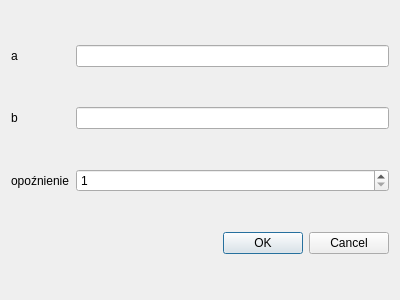
<?xml version="1.0" encoding="UTF-8"?>
<ui version="4.0">
 <class>ARXokno</class>
 <widget class="QDialog" name="ARXokno">
  <property name="geometry">
   <rect>
    <x>0</x>
    <y>0</y>
    <width>400</width>
    <height>300</height>
   </rect>
  </property>
  <property name="windowTitle">
   <string>Dialog</string>
  </property>
  <layout class="QGridLayout" name="gridLayout">
   <item row="0" column="0">
    <widget class="QLabel" name="label">
     <property name="text">
      <string>a</string>
     </property>
    </widget>
   </item>
   <item row="0" column="1">
    <widget class="QLineEdit" name="lineEditA"/>
   </item>
   <item row="1" column="0">
    <widget class="QLabel" name="label_2">
     <property name="text">
      <string>b</string>
     </property>
    </widget>
   </item>
   <item row="1" column="1">
    <widget class="QLineEdit" name="lineEditB"/>
   </item>
   <item row="2" column="0">
    <widget class="QLabel" name="label_3">
     <property name="text">
      <string>opoźnienie</string>
     </property>
    </widget>
   </item>
   <item row="2" column="1">
    <widget class="QSpinBox" name="spinBoxK">
     <property name="minimum">
      <number>1</number>
     </property>
    </widget>
   </item>
   <item row="3" column="0" colspan="2">
    <widget class="QDialogButtonBox" name="buttonBox">
     <property name="orientation">
      <enum>Qt::Orientation::Horizontal</enum>
     </property>
     <property name="standardButtons">
      <set>QDialogButtonBox::StandardButton::Cancel|QDialogButtonBox::StandardButton::Ok</set>
     </property>
    </widget>
   </item>
  </layout>
 </widget>
 <resources/>
 <connections>
  <connection>
   <sender>buttonBox</sender>
   <signal>accepted()</signal>
   <receiver>ARXokno</receiver>
   <slot>accept()</slot>
   <hints>
    <hint type="sourcelabel">
     <x>248</x>
     <y>254</y>
    </hint>
    <hint type="destinationlabel">
     <x>157</x>
     <y>274</y>
    </hint>
   </hints>
  </connection>
  <connection>
   <sender>buttonBox</sender>
   <signal>rejected()</signal>
   <receiver>ARXokno</receiver>
   <slot>reject()</slot>
   <hints>
    <hint type="sourcelabel">
     <x>316</x>
     <y>260</y>
    </hint>
    <hint type="destinationlabel">
     <x>286</x>
     <y>274</y>
    </hint>
   </hints>
  </connection>
 </connections>
</ui>
